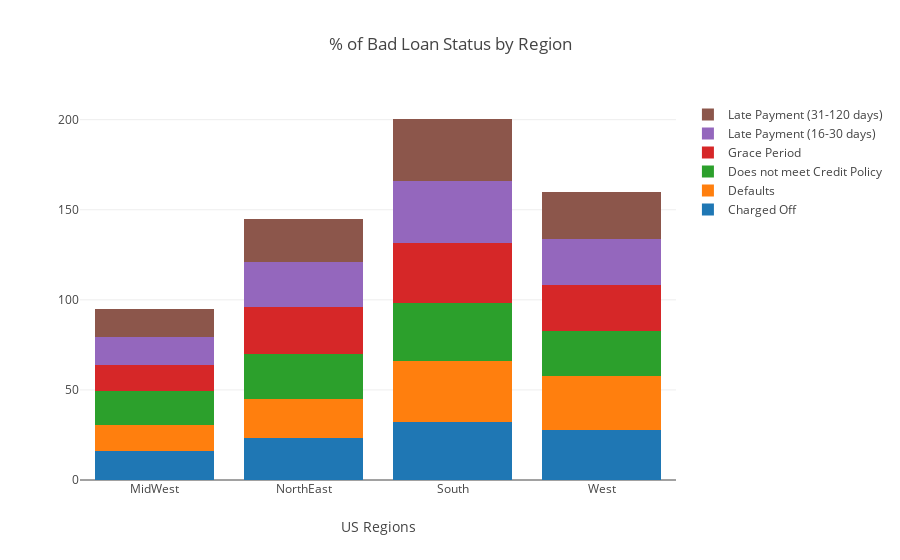

The notebook cell this image was saved under:
### Code cell
charged_off = loan_state_cross['Charged Off'].values.tolist()
default = loan_state_cross['Default'].values.tolist()
cred_policy = loan_state_cross['Does not meet the credit policy. Status:Charged Off'].values.tolist()
grace_prd = loan_state_cross['In Grace Period'].values.tolist()
thirty = loan_state_cross['Late (16-30 days)'] .values.tolist()
one_twenty = loan_state_cross['Late (31-120 days)'].values.tolist()

charged = go.Bar(
    x=['MidWest', 'NorthEast', 'South', 'West'],
    y= charged_off,
    name='Charged Off'
)

defaults = go.Bar(
    x=['MidWest', 'NorthEast', 'South', 'West'],
    y=default,
    name='Defaults'
)

credit_policy = go.Bar(
    x=['MidWest', 'NorthEast', 'South', 'West'],
    y= cred_policy,
    name='Does not meet Credit Policy'
)

grace = go.Bar(
    x=['MidWest', 'NorthEast', 'South', 'West'],
    y= grace_prd,
    name='Grace Period'
)

short_pays = go.Bar(
    x=['MidWest', 'NorthEast', 'South', 'West'],
    y= thirty,
    name='Late Payment (16-30 days)'
)

long_pays = go.Bar(
    x=['MidWest', 'NorthEast', 'South', 'West'],
    y= one_twenty,
    name='Late Payment (31-120 days)'
)




data = [charged, defaults, credit_policy, grace, short_pays, long_pays]
layout = go.Layout(
    barmode='stack',
    title = '% of Bad Loan Status by Region',
    xaxis=dict(title='US Regions')
)

fig = go.Figure(data=data, layout=layout)
iplot(fig, filename='stacked-bar')

### Figure 1 — Plotly figure (JSON) as saved in the notebook; plotly's stock layout.template omitted (floating-point values rounded to 4 significant figures)
{"data": [{"name": "Charged Off", "type": "bar", "uid": "6eb829b6-0947-4eab-b189-c5f36779c8ff", "x": ["MidWest", "NorthEast", "South", "West"], "y": [16.27, 23.58, 32.16, 27.99]}, {"name": "Defaults", "type": "bar", "uid": "7de708ee-eb9c-41cd-8ea4-0320fb4dbc5f", "x": ["MidWest", "NorthEast", "South", "West"], "y": [14.36, 21.58, 34.13, 29.94]}, {"name": "Does not meet Credit Policy", "type": "bar", "uid": "e76fa2c8-ab12-4bfc-9535-62036551e9bc", "x": ["MidWest", "NorthEast", "South", "West"], "y": [18.66, 24.97, 31.8, 24.57]}, {"name": "Grace Period", "type": "bar", "uid": "acc690b6-316c-4652-8e27-f8690ed7cb37", "x": ["MidWest", "NorthEast", "South", "West"], "y": [14.81, 25.99, 33.66, 25.54]}, {"name": "Late Payment (16-30 days)", "type": "bar", "uid": "71e3161d-6b54-4105-8ca0-a077db1b1d7d", "x": ["MidWest", "NorthEast", "South", "West"], "y": [15.02, 24.82, 34.28, 25.88]}, {"name": "Late Payment (31-120 days)", "type": "bar", "uid": "cd041674-8281-425c-96d0-08cbcc53c727", "x": ["MidWest", "NorthEast", "South", "West"], "y": [15.7, 24.15, 34.35, 25.8]}], "layout": {"barmode": "stack", "title": "% of Bad Loan Status by Region", "xaxis": {"title": "US Regions"}}}
